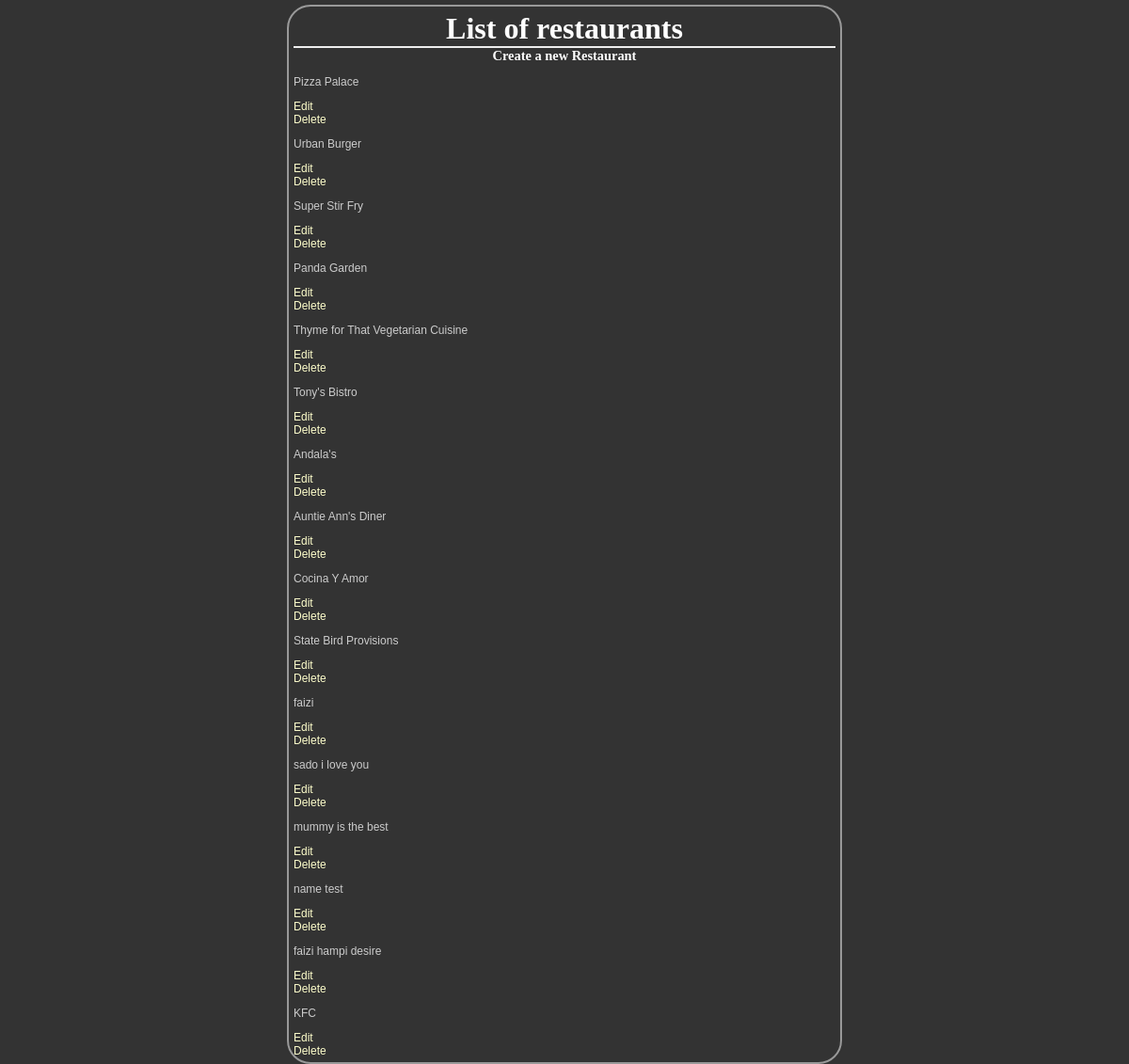
The page /restaurants/ on the database its author committed.
### database_setup.py (models this page shows, shortened)
class Restaurant(Base):
    __tablename__ = 'restaurant'
    name = Column(String(80) ,nullable = False)
    id = Column(Integer , primary_key = True)

### Restaurant.py (the view)
@app.route('/')
@app.route('/restaurants/')
def restaurants():
	restaurants = session.query(Restaurant).all()
	return render_template('RestaurantAll_template.html', restaurants = restaurants)

### templates/RestaurantAll_template.html (shortened to what this page needs)
<html>
<link rel= stylesheet type= text/css href= "{{ url_for('static' , filename='styles.css') }}">
<body class = "pane">
	<h1 class="header">List of restaurants</h1>
	<a href = "{{ url_for('newRestaurant')}}">
		<h2 class = "header"> Create a new Restaurant</h2>
	</a>
		{% for r in restaurants %}
	<div>
		<a href = "{{url_for('restaurantMenu' ,restaurant_id = r.id) }}"><p> {{r.name}} </p></a>
		<a href="{{ url_for('editRestaurant', restaurant_id = r.id)}}" >
			Edit
		</a>
		<a href="{{ url_for('deleteRestaurant', restaurant_id = r.id)}}" >
			Delete
		</a>
		{% endfor %}
	</div>
</body>
</html>

### static/styles.css (style rules this page uses)
body { font-family: sans-serif; background-color: #333333 }
h1, h2, h3, h4 { color: #ffffff; }
h1, h2 { font-family: 'georgia', serif; margin: 0; }
h1 { border-bottom: 2px solid #eee; }
h2 { font-size: 1.2em; }
p, dd, dt { color: #cccccc; }
a { text-decoration: none; color: #ffffcc; font-size: .75em; }
.pane { position: absolute; left: 25%; right:25%; border: 2px solid; border-radius: 25px; padding: 5px; margin: 5px; border-color: #999999; background-color: #333333 }
.header { left: 50%; text-align: center; }

### rows shown on the page
Restaurant: name "Pizza Palace"
Restaurant: name "Urban Burger"
Restaurant: name "Super Stir Fry"
Restaurant: name "Panda Garden"
Restaurant: name "Thyme for That Vegetarian Cuisine"
Restaurant: name "Tony's Bistro"
Restaurant: name "Andala's"
Restaurant: name "Auntie Ann's Diner"
Restaurant: name "Cocina Y Amor"
Restaurant: name "State Bird Provisions"
Restaurant: name "faizi"
Restaurant: name "sado i love you"
Restaurant: name "mummy is the best"
Restaurant: name "name test"
Restaurant: name "faizi hampi desire"
Restaurant: name "KFC"
